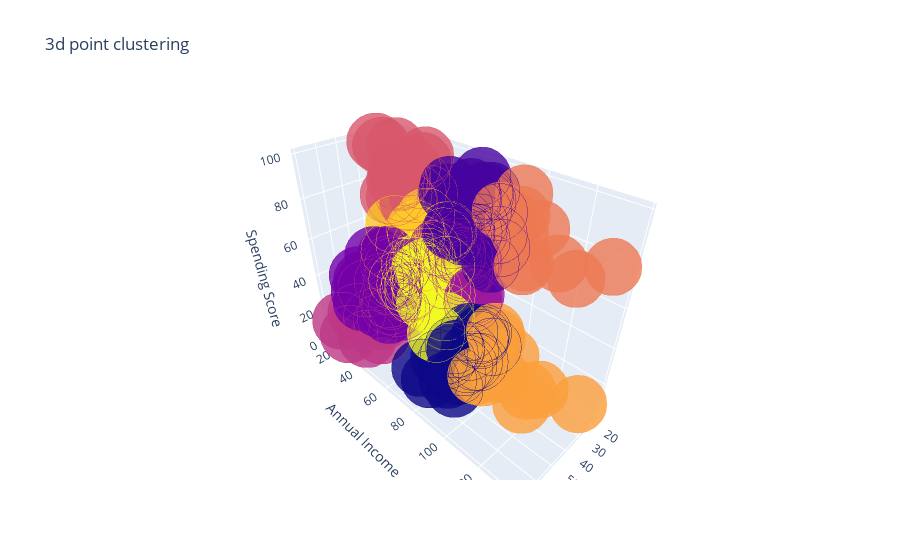

Source (notebook cell):
### Markdown cell above
## Plot Clusters

### Code cell
trace = go.Scatter3d(
    mode = 'markers',
    x = df['Age'], y = df['Annual Income'], z = df['Spending Score'],
    marker = dict(color=km.labels_,size= 20,line=dict(color=km.labels_,width= 12)),
    opacity=0.8
)

layout = go.Layout(
    title = '3d point clustering',
    scene = dict(
        xaxis = dict(title='Age'),
        yaxis = dict(title='Annual Income'),
        zaxis = dict(title='Spending Score')
    )
)
fig = go.Figure(data=[trace], layout=layout)
py.offline.iplot(fig)

### Figure 1 — Plotly figure (JSON) as saved in the notebook; plotly's stock layout.template omitted (floating-point values rounded to 4 significant figures; data arrays with more than 128 entries replaced by an {"elided": "..."} marker saying what was removed)
{"data": [{"marker": {"color": {"elided": "200 int values"}, "line": {"color": {"elided": "200 int values"}, "width": 12}, "size": 20}, "mode": "markers", "opacity": 0.8, "type": "scatter3d", "x": {"elided": "200 int values"}, "y": {"elided": "200 int values"}, "z": {"elided": "200 int values"}}], "layout": {"scene": {"xaxis": {"title": {"text": "Age"}}, "yaxis": {"title": {"text": "Annual Income"}}, "zaxis": {"title": {"text": "Spending Score"}}}, "title": {"text": "3d point clustering"}}}
